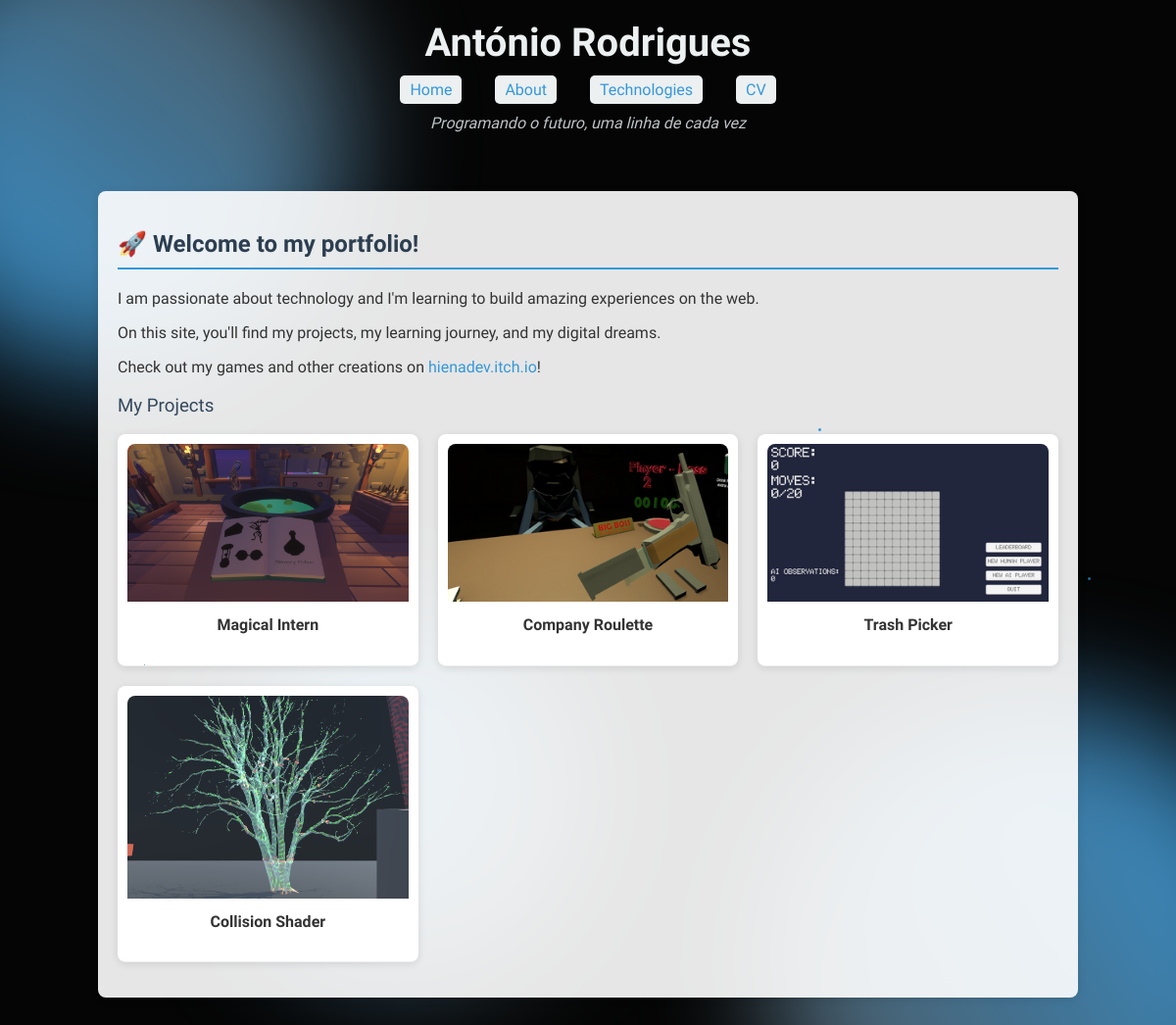
Screenshot of /portfolio/index/ with the database file from the repository.
### portfolio/models.py (models this page shows, shortened)
class Projeto(models.Model):
    titulo = models.CharField(max_length=200)
    descricao = models.TextField()
    data_criacao = models.DateField()
    disciplina = models.ForeignKey('Disciplina', on_delete=models.CASCADE)
    alunos = models.ManyToManyField('Aluno', blank=True)
    tecnologias = models.ManyToManyField('Tecnologia', blank=True)
    desafios = models.TextField()
    github_link = models.URLField(blank=True)
    video_demo_link = models.URLField(blank=True)
    link_projeto = models.URLField(blank=True, verbose_name="Link to Project on Itch.io")

class Imagem(models.Model):
    imagem = models.ImageField(upload_to='projetos/imagens/')
    legenda = models.CharField(max_length=255, blank=True)
    projeto = models.ForeignKey(Projeto, on_delete=models.CASCADE, related_name='imagens')

### portfolio/views.py (the view)
# urls.py: path('index/', views.index_view),
def index_view(request):
    projetos = Projeto.objects.all()
    hoje = datetime.now()
    context = {
        'projetos': projetos,
    }
    return render(request, 'portfolio/index.html', context)

### portfolio/templates/portfolio/index.html (shortened to what this page needs)
{% extends "portfolio/base.html" %}
{% block content %}
    <h2>🚀 Welcome to my portfolio!</h2>
    <p>I am passionate about technology and I'm learning to build amazing experiences on the web.</p>
    <p>On this site, you'll find my projects, my learning journey, and my digital dreams.</p>
    <p>Check out my games and other creations on <a href="https://hienadev.itch.io">hienadev.itch.io</a>!</p>
    <h3>My Projects</h3>
    <ul class="projetos" style="list-style: none; padding: 0; display: grid; grid-template-columns: repeat(auto-fill, minmax(250px, 1fr)); gap: 20px;">
        {% for projeto in projetos %}
            <li style="background: #fff; border-radius: 8px; box-shadow: 0 2px 8px rgba(0,0,0,0.1); padding: 10px; text-align: center;">
                <a href="{% url 'portfolio:projeto_detalhe' projeto.pk %}" style="text-decoration: none; color: inherit;">
                    {% if projeto.imagens.first %}
                        <img src="{{ projeto.imagens.first.imagem.url }}" alt="Image of {{ projeto.titulo }}" style="width: 100%; height: auto; border-radius: 8px 8px 0 0;">
                    {% endif %}
                    <h4 style="margin-top: 10px;">{{ projeto.titulo }}</h4>
                </a>
            </li>
        {% empty %}
            <li>No projects to show.</li>
        {% endfor %}
    </ul>
{% endblock %}

### rows the page displays
Projeto: imagens.first.imagem (picture), titulo "Magical Intern"
Projeto: imagens.first.imagem (picture), titulo "Company Roulette"
Projeto: imagens.first.imagem (picture), titulo "Trash Picker"
Projeto: imagens.first.imagem (picture), titulo "Collision Shader"
